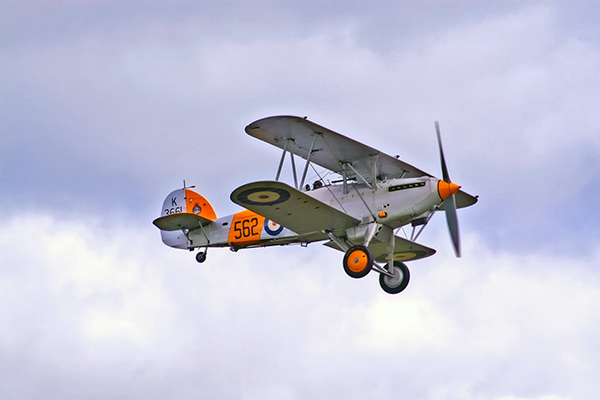
#> input picture 01_class/computer_vision/18_computer_vision_opencv_lessons/images/airplane.bmp, 600 x 400 px
$ python 07_opencv_calc.py
#> lines starting #> are read from the running program, lines starting #| are printed output that depends on the picture
import cv2
import numpy as np
from pathlib import Path

IMG_PATH = Path("../images/airplane.bmp")

img = cv2.imread(str(IMG_PATH))
#> img is the input picture: shape (400, 600, 3); mean B, G, R 217.1, 197.6, 196.8

print(type(img))
#| <class 'numpy.ndarray'>
print(img.shape)
#| (400, 600, 3)
print(img.dtype)
#| uint8


y_bins = np.linspace(0, img.shape[0], 3, dtype=int)
#> y_bins = [0, 200, 400]
x_bins = np.linspace(0, img.shape[1], 3, dtype=int)
#> x_bins = [0, 300, 600]

for y_idx in range(len(y_bins)-1):
    for x_idx in range(len(x_bins)-1):
        show_img = img[
                y_bins[y_idx]:y_bins[y_idx+1],
                x_bins[x_idx]:x_bins[x_idx+1]
            ].copy()
        # B
        # show_img[:, :, 0] = np.zeros(show_img.shape[:-1])
        # G
        # show_img[:, :, 1] = np.zeros(show_img.shape[:-1])
        # R
        # show_img[:, :, 2] = np.zeros(show_img.shape[:-1])
        cv2.imshow(
            f"({y_idx}, {x_idx})",
            show_img
        )
#> this loop made 2 passes
#> pass 1, `cv2.imshow( f"({y_idx}, {x_idx})", show_img )`:
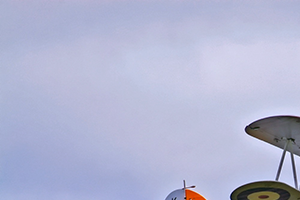
#> window '(0, 0)': shape (200, 300, 3); mean B, G, R 211.4, 182.8, 179
#> pass 1, `cv2.imshow( f"({y_idx}, {x_idx})", show_img )`:
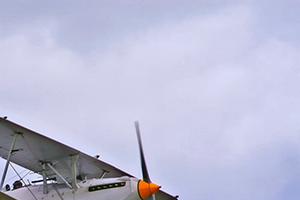
#> window '(0, 1)': shape (200, 300, 3); mean B, G, R 215.3, 190.2, 188.9
#> pass 2, `cv2.imshow( f"({y_idx}, {x_idx})", show_img )`:
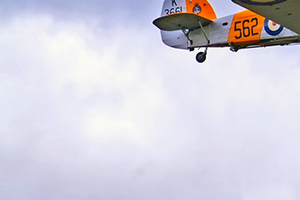
#> window '(1, 0)': shape (200, 300, 3); mean B, G, R 222.8, 210.8, 212.9
#> pass 2, `cv2.imshow( f"({y_idx}, {x_idx})", show_img )`:
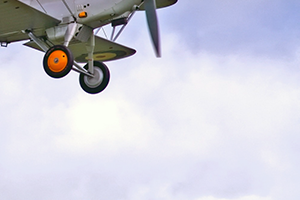
#> window '(1, 1)': shape (200, 300, 3); mean B, G, R 219, 206.8, 206.5

cv2.imshow("original", img)
cv2.waitKey(0)
cv2.destroyAllWindows()
